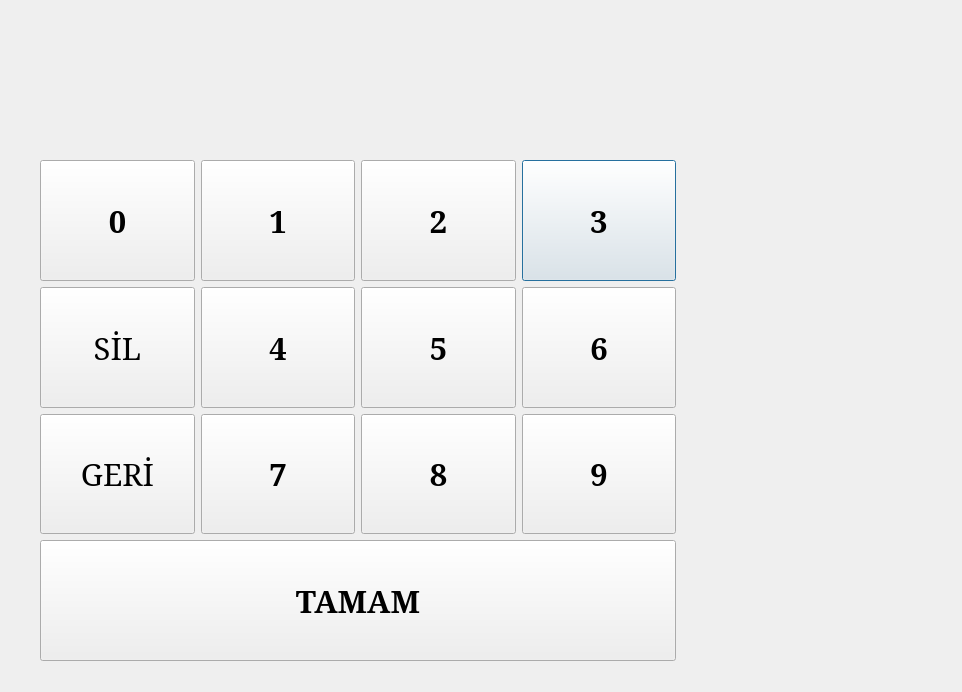
<?xml version="1.0" encoding="UTF-8"?>
<ui version="4.0">
 <class>Dialog</class>
 <widget class="QDialog" name="Dialog">
  <property name="geometry">
   <rect>
    <x>0</x>
    <y>0</y>
    <width>962</width>
    <height>692</height>
   </rect>
  </property>
  <property name="windowTitle">
   <string>Dialog</string>
  </property>
  <widget class="QLabel" name="label">
   <property name="geometry">
    <rect>
     <x>70</x>
     <y>50</y>
     <width>591</width>
     <height>71</height>
    </rect>
   </property>
   <property name="font">
    <font>
     <family>Serif</family>
     <pointsize>26</pointsize>
     <weight>75</weight>
     <bold>true</bold>
    </font>
   </property>
   <property name="text">
    <string/>
   </property>
  </widget>
  <widget class="QWidget" name="layoutWidget">
   <property name="geometry">
    <rect>
     <x>40</x>
     <y>160</y>
     <width>636</width>
     <height>501</height>
    </rect>
   </property>
   <layout class="QGridLayout" name="gridLayout">
    <item row="0" column="3">
     <widget class="QPushButton" name="pushButton_4">
      <property name="sizePolicy">
       <sizepolicy hsizetype="MinimumExpanding" vsizetype="MinimumExpanding">
        <horstretch>0</horstretch>
        <verstretch>0</verstretch>
       </sizepolicy>
      </property>
      <property name="font">
       <font>
        <family>Serif</family>
        <pointsize>23</pointsize>
        <weight>75</weight>
        <bold>true</bold>
       </font>
      </property>
      <property name="text">
       <string>3</string>
      </property>
     </widget>
    </item>
    <item row="2" column="0">
     <widget class="QPushButton" name="pushButton_12">
      <property name="sizePolicy">
       <sizepolicy hsizetype="MinimumExpanding" vsizetype="MinimumExpanding">
        <horstretch>0</horstretch>
        <verstretch>0</verstretch>
       </sizepolicy>
      </property>
      <property name="font">
       <font>
        <family>Serif</family>
        <pointsize>23</pointsize>
        <weight>50</weight>
        <bold>false</bold>
       </font>
      </property>
      <property name="text">
       <string>GERİ</string>
      </property>
     </widget>
    </item>
    <item row="1" column="2">
     <widget class="QPushButton" name="pushButton_6">
      <property name="sizePolicy">
       <sizepolicy hsizetype="MinimumExpanding" vsizetype="MinimumExpanding">
        <horstretch>0</horstretch>
        <verstretch>0</verstretch>
       </sizepolicy>
      </property>
      <property name="font">
       <font>
        <family>Serif</family>
        <pointsize>23</pointsize>
        <weight>75</weight>
        <bold>true</bold>
       </font>
      </property>
      <property name="text">
       <string>5</string>
      </property>
     </widget>
    </item>
    <item row="2" column="3">
     <widget class="QPushButton" name="pushButton_11">
      <property name="sizePolicy">
       <sizepolicy hsizetype="MinimumExpanding" vsizetype="MinimumExpanding">
        <horstretch>0</horstretch>
        <verstretch>0</verstretch>
       </sizepolicy>
      </property>
      <property name="font">
       <font>
        <family>Serif</family>
        <pointsize>23</pointsize>
        <weight>75</weight>
        <bold>true</bold>
       </font>
      </property>
      <property name="text">
       <string>9</string>
      </property>
     </widget>
    </item>
    <item row="3" column="0" colspan="4">
     <widget class="QPushButton" name="pushButton_13">
      <property name="sizePolicy">
       <sizepolicy hsizetype="MinimumExpanding" vsizetype="MinimumExpanding">
        <horstretch>0</horstretch>
        <verstretch>0</verstretch>
       </sizepolicy>
      </property>
      <property name="font">
       <font>
        <family>Serif</family>
        <pointsize>23</pointsize>
        <weight>75</weight>
        <bold>true</bold>
       </font>
      </property>
      <property name="text">
       <string>TAMAM</string>
      </property>
     </widget>
    </item>
    <item row="2" column="2">
     <widget class="QPushButton" name="pushButton_10">
      <property name="sizePolicy">
       <sizepolicy hsizetype="MinimumExpanding" vsizetype="MinimumExpanding">
        <horstretch>0</horstretch>
        <verstretch>0</verstretch>
       </sizepolicy>
      </property>
      <property name="font">
       <font>
        <family>Serif</family>
        <pointsize>23</pointsize>
        <weight>75</weight>
        <bold>true</bold>
       </font>
      </property>
      <property name="text">
       <string>8</string>
      </property>
     </widget>
    </item>
    <item row="1" column="3">
     <widget class="QPushButton" name="pushButton_5">
      <property name="sizePolicy">
       <sizepolicy hsizetype="MinimumExpanding" vsizetype="MinimumExpanding">
        <horstretch>0</horstretch>
        <verstretch>0</verstretch>
       </sizepolicy>
      </property>
      <property name="font">
       <font>
        <family>Serif</family>
        <pointsize>23</pointsize>
        <weight>75</weight>
        <bold>true</bold>
       </font>
      </property>
      <property name="text">
       <string>6</string>
      </property>
     </widget>
    </item>
    <item row="1" column="1">
     <widget class="QPushButton" name="pushButton_8">
      <property name="sizePolicy">
       <sizepolicy hsizetype="MinimumExpanding" vsizetype="MinimumExpanding">
        <horstretch>0</horstretch>
        <verstretch>0</verstretch>
       </sizepolicy>
      </property>
      <property name="font">
       <font>
        <family>Serif</family>
        <pointsize>23</pointsize>
        <weight>75</weight>
        <bold>true</bold>
       </font>
      </property>
      <property name="text">
       <string>4</string>
      </property>
     </widget>
    </item>
    <item row="0" column="2">
     <widget class="QPushButton" name="pushButton_3">
      <property name="sizePolicy">
       <sizepolicy hsizetype="MinimumExpanding" vsizetype="MinimumExpanding">
        <horstretch>0</horstretch>
        <verstretch>0</verstretch>
       </sizepolicy>
      </property>
      <property name="font">
       <font>
        <family>Serif</family>
        <pointsize>23</pointsize>
        <weight>75</weight>
        <bold>true</bold>
       </font>
      </property>
      <property name="text">
       <string>2</string>
      </property>
     </widget>
    </item>
    <item row="0" column="0">
     <widget class="QPushButton" name="pushButton">
      <property name="sizePolicy">
       <sizepolicy hsizetype="MinimumExpanding" vsizetype="MinimumExpanding">
        <horstretch>0</horstretch>
        <verstretch>0</verstretch>
       </sizepolicy>
      </property>
      <property name="font">
       <font>
        <family>Serif</family>
        <pointsize>23</pointsize>
        <weight>75</weight>
        <bold>true</bold>
       </font>
      </property>
      <property name="text">
       <string>0</string>
      </property>
     </widget>
    </item>
    <item row="2" column="1">
     <widget class="QPushButton" name="pushButton_9">
      <property name="sizePolicy">
       <sizepolicy hsizetype="MinimumExpanding" vsizetype="MinimumExpanding">
        <horstretch>0</horstretch>
        <verstretch>0</verstretch>
       </sizepolicy>
      </property>
      <property name="font">
       <font>
        <family>Serif</family>
        <pointsize>23</pointsize>
        <weight>75</weight>
        <bold>true</bold>
       </font>
      </property>
      <property name="text">
       <string>7</string>
      </property>
     </widget>
    </item>
    <item row="0" column="1">
     <widget class="QPushButton" name="pushButton_2">
      <property name="sizePolicy">
       <sizepolicy hsizetype="MinimumExpanding" vsizetype="MinimumExpanding">
        <horstretch>0</horstretch>
        <verstretch>0</verstretch>
       </sizepolicy>
      </property>
      <property name="font">
       <font>
        <family>Serif</family>
        <pointsize>23</pointsize>
        <weight>75</weight>
        <bold>true</bold>
       </font>
      </property>
      <property name="text">
       <string>1</string>
      </property>
     </widget>
    </item>
    <item row="1" column="0">
     <widget class="QPushButton" name="pushButton_7">
      <property name="sizePolicy">
       <sizepolicy hsizetype="MinimumExpanding" vsizetype="MinimumExpanding">
        <horstretch>0</horstretch>
        <verstretch>0</verstretch>
       </sizepolicy>
      </property>
      <property name="font">
       <font>
        <family>Serif</family>
        <pointsize>23</pointsize>
        <weight>50</weight>
        <bold>false</bold>
       </font>
      </property>
      <property name="text">
       <string>SİL</string>
      </property>
     </widget>
    </item>
   </layout>
  </widget>
 </widget>
 <resources/>
 <connections>
  <connection>
   <sender>pushButton_2</sender>
   <signal>clicked()</signal>
   <receiver>Dialog</receiver>
   <slot>tikla1()</slot>
   <hints>
    <hint type="sourcelabel">
     <x>279</x>
     <y>222</y>
    </hint>
    <hint type="destinationlabel">
     <x>302</x>
     <y>94</y>
    </hint>
   </hints>
  </connection>
  <connection>
   <sender>pushButton_3</sender>
   <signal>clicked()</signal>
   <receiver>Dialog</receiver>
   <slot>tikla2()</slot>
   <hints>
    <hint type="sourcelabel">
     <x>436</x>
     <y>224</y>
    </hint>
    <hint type="destinationlabel">
     <x>431</x>
     <y>92</y>
    </hint>
   </hints>
  </connection>
  <connection>
   <sender>pushButton_4</sender>
   <signal>clicked()</signal>
   <receiver>Dialog</receiver>
   <slot>tikla3()</slot>
   <hints>
    <hint type="sourcelabel">
     <x>603</x>
     <y>229</y>
    </hint>
    <hint type="destinationlabel">
     <x>496</x>
     <y>86</y>
    </hint>
   </hints>
  </connection>
  <connection>
   <sender>pushButton_8</sender>
   <signal>clicked()</signal>
   <receiver>Dialog</receiver>
   <slot>tikla4()</slot>
   <hints>
    <hint type="sourcelabel">
     <x>265</x>
     <y>354</y>
    </hint>
    <hint type="destinationlabel">
     <x>170</x>
     <y>128</y>
    </hint>
   </hints>
  </connection>
  <connection>
   <sender>pushButton_6</sender>
   <signal>clicked()</signal>
   <receiver>Dialog</receiver>
   <slot>tikla5()</slot>
   <hints>
    <hint type="sourcelabel">
     <x>444</x>
     <y>356</y>
    </hint>
    <hint type="destinationlabel">
     <x>521</x>
     <y>52</y>
    </hint>
   </hints>
  </connection>
  <connection>
   <sender>pushButton_5</sender>
   <signal>clicked()</signal>
   <receiver>Dialog</receiver>
   <slot>tikla6()</slot>
   <hints>
    <hint type="sourcelabel">
     <x>565</x>
     <y>366</y>
    </hint>
    <hint type="destinationlabel">
     <x>116</x>
     <y>44</y>
    </hint>
   </hints>
  </connection>
  <connection>
   <sender>pushButton_9</sender>
   <signal>clicked()</signal>
   <receiver>Dialog</receiver>
   <slot>tikla7()</slot>
   <hints>
    <hint type="sourcelabel">
     <x>310</x>
     <y>476</y>
    </hint>
    <hint type="destinationlabel">
     <x>78</x>
     <y>94</y>
    </hint>
   </hints>
  </connection>
  <connection>
   <sender>pushButton_10</sender>
   <signal>clicked()</signal>
   <receiver>Dialog</receiver>
   <slot>tikla8()</slot>
   <hints>
    <hint type="sourcelabel">
     <x>390</x>
     <y>464</y>
    </hint>
    <hint type="destinationlabel">
     <x>78</x>
     <y>125</y>
    </hint>
   </hints>
  </connection>
  <connection>
   <sender>pushButton_11</sender>
   <signal>clicked()</signal>
   <receiver>Dialog</receiver>
   <slot>tikla9()</slot>
   <hints>
    <hint type="sourcelabel">
     <x>562</x>
     <y>467</y>
    </hint>
    <hint type="destinationlabel">
     <x>19</x>
     <y>229</y>
    </hint>
   </hints>
  </connection>
  <connection>
   <sender>pushButton</sender>
   <signal>clicked()</signal>
   <receiver>Dialog</receiver>
   <slot>tikla0()</slot>
   <hints>
    <hint type="sourcelabel">
     <x>139</x>
     <y>210</y>
    </hint>
    <hint type="destinationlabel">
     <x>159</x>
     <y>62</y>
    </hint>
   </hints>
  </connection>
  <connection>
   <sender>pushButton_7</sender>
   <signal>clicked()</signal>
   <receiver>Dialog</receiver>
   <slot>sil()</slot>
   <hints>
    <hint type="sourcelabel">
     <x>120</x>
     <y>361</y>
    </hint>
    <hint type="destinationlabel">
     <x>24</x>
     <y>331</y>
    </hint>
   </hints>
  </connection>
  <connection>
   <sender>pushButton_12</sender>
   <signal>clicked()</signal>
   <receiver>Dialog</receiver>
   <slot>reject()</slot>
   <hints>
    <hint type="sourcelabel">
     <x>87</x>
     <y>473</y>
    </hint>
    <hint type="destinationlabel">
     <x>15</x>
     <y>456</y>
    </hint>
   </hints>
  </connection>
  <connection>
   <sender>pushButton_13</sender>
   <signal>clicked()</signal>
   <receiver>Dialog</receiver>
   <slot>accept()</slot>
   <hints>
    <hint type="sourcelabel">
     <x>300</x>
     <y>597</y>
    </hint>
    <hint type="destinationlabel">
     <x>287</x>
     <y>665</y>
    </hint>
   </hints>
  </connection>
 </connections>
 <slots>
  <slot>tikla1()</slot>
  <slot>tikla2()</slot>
  <slot>tikla3()</slot>
  <slot>tikla4()</slot>
  <slot>tikla5()</slot>
  <slot>tikla6()</slot>
  <slot>tikla7()</slot>
  <slot>tikla8()</slot>
  <slot>tikla9()</slot>
  <slot>tikla0()</slot>
  <slot>sil()</slot>
 </slots>
</ui>
